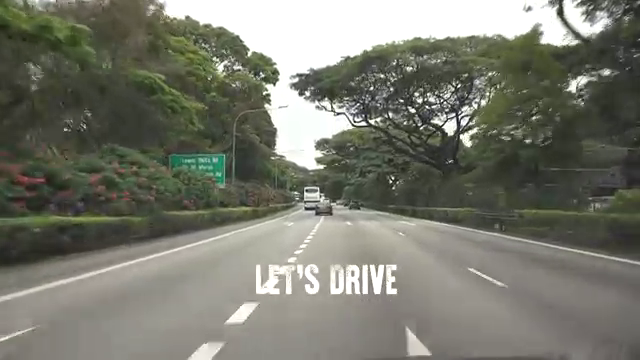
#> input picture images/SGRoad.jpg, 640 x 360 px, given in place of videoplayback.mp4, which was not available
$ python lanes.py
#> lines starting #> are read from the running program, lines starting #| are printed output that depends on the picture; after the words box and inside, x2 and y2 are one past the last pixel; in counts of white or black regions, pixels touching at a corner belong together; pictures that were not available may be replaced by others from this repository, and a replacement may not be noted
#> further down, frame is the input picture: shape (360, 640, 3); mean B, G, R 109.8, 121.2, 120
import cv2
import numpy as np
import os
import sys

def make_coordinates(image, line_parameters):
    """ Finds the x and y coordinates of the line
    """
    slope, intercept = line_parameters
    height = image.shape[0]
    width = image.shape[1]

    y1 = height
    y2 = int(y1*0.6)
    x1 = int((y1 - intercept)/slope)
    x2 = int((y2 - intercept)/slope)

    if x1 and x2 <= width and y1 and y2 <= height:
        return np.array([x1, y1, x2, y2])

def averaged_slope_intercept(image, lines):
    """ Finds the average of the left and right lane lines
    obtained from the Hough Transform
    """
    left_fit = []
    right_fit = []

    for line in lines:
        x1, y1, x2, y2 = line.reshape(4)
        parameters = np.polyfit((x1, x2), (y1, y2), 1)
        slope = parameters[0]
        intercept = parameters[1]

        if slope or intercept is not None:
            if slope < 0:
                left_fit.append((slope, intercept))
            else:
                right_fit.append((slope, intercept))

    if len(left_fit) and len(right_fit) is not 0:
        left_fit_average = np.average(left_fit, axis=0)
        left_line = make_coordinates(image, left_fit_average)
        right_fit_average = np.average(right_fit, axis=0)
        right_line = make_coordinates(image, right_fit_average)

        return np.array([left_line, right_line])

def canny(image):
    """ Takes in the clean image and apply canny filter for image processing
    """
    gray = cv2.cvtColor(image, cv2.COLOR_RGB2GRAY)
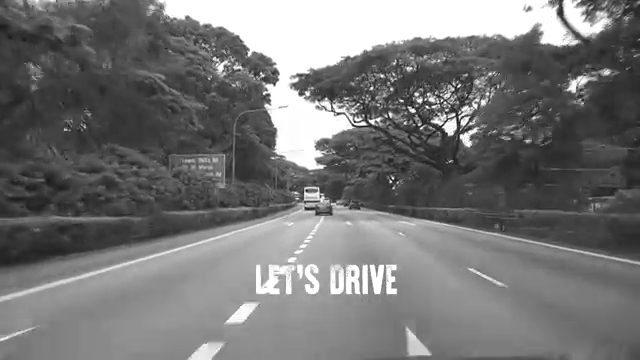
#> gray: shape (360, 640); min 5, max 255, mean 117.6
    blur = cv2.GaussianBlur(gray, (5, 5), 0)
    canny = cv2.Canny(blur, 50, 150)
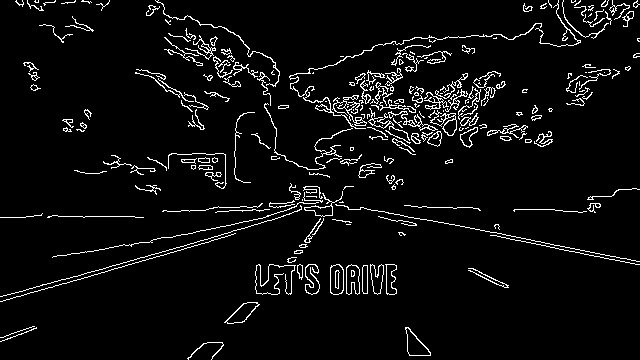
#> canny: shape (360, 640); 5.2% white in thin lines or dots

    return canny

def display_lines(image, lines):
    """ Displays the lines obtained from make_coordinates in a line_image for final image processing
    """
    line_image = np.zeros_like(image)

    if lines is not None:
        print(lines)
        for x1, y1, x2, y2 in lines:
            print(x1, y1, x2, y2)
            cv2.line(line_image, (x1, y1), (x2, y2), (255, 0, 0), 10)

    return line_image

def region_of_interest(image):
    """ Identify region of interest for lane detection
    """
    height, width = image.shape
#> height = 360; width = 640
    polygons = np.array([[(150, height), (610, height), (350, 170)]])
#> polygons = [[150, 360], [610, 360], [350, 170]]
    # polygons = np.array([[(200, height), (1100, height), (550, 250)]])
    mask = np.zeros_like(image)
    cv2.fillPoly(mask, polygons, 255)
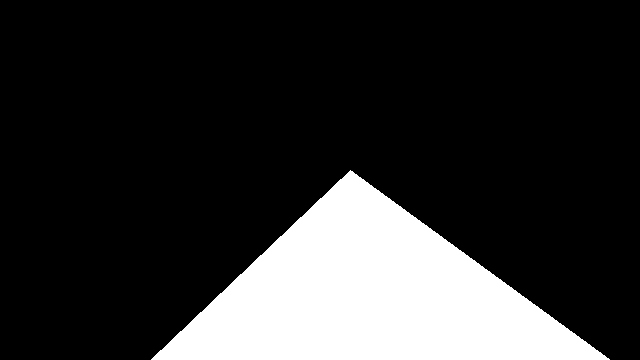
#> mask: shape (360, 640); 19% white; 1 white region, box (x1, y1, x2, y2) and area: (151, 170, 610, 360) 43740
    masked_image = cv2.bitwise_and(image, mask)
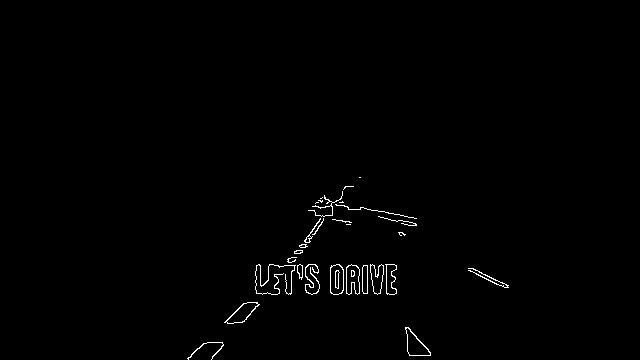
#> masked_image: shape (360, 640); 0.77% white in thin lines or dots, all inside (x1, y1, x2, y2) = (187, 177, 509, 360)

    return masked_image

def lane_detector(image):
    """ Lane detector wrapper function
    """

    lane_image = np.copy(image)
    canny_image = canny(lane_image)
    cropped_image = region_of_interest(canny_image)

    threshold = 75
    minLineLength = 15
    maxLineGap = 0

    lines = cv2.HoughLinesP(cropped_image, 2, np.pi/180, threshold=threshold, minLineLength=minLineLength, maxLineGap=maxLineGap)
#> lines = [[188, 358, 203, 343], [225, 322, 244, 303], [224, 322, 243, 303]]

    if lines is not None:
        averaged_lines = averaged_slope_intercept(lane_image, lines)
#> the loop in averaged_slope_intercept, `for line in lines:` made 3 passes
#> (x1, y1, x2, y2, parameters, intercept) on passes 1 to 3: (188, 358, 203, 343, [-1, 546], 546), (225, 322, 244, 303, [-1, 547], 547), (224, 322, 243, 303, [-1, 546], 546)
#> after the loop in averaged_slope_intercept, `for line in lines:`: left_fit = [(-1, 546), (-1, 547), (-1, 546)]; right_fit = []
        line_image = display_lines(lane_image, averaged_lines)
#> line_image: shape (360, 640, 3); every value is 0
        final_image = cv2.addWeighted(lane_image, 0.8, line_image, 1, 1)
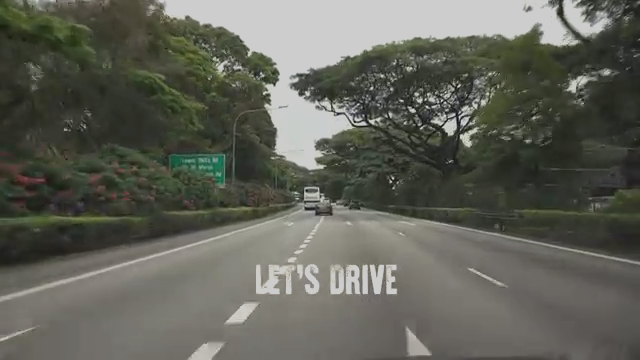
#> final_image: shape (360, 640, 3); mean B, G, R 88.9, 97.9, 97

        cv2.imshow("Result", final_image)
        cv2.waitKey(0)

"""
def video_detector(filename):

    cap = cv2.VideoCapture(filename)

    while(cap.isOpened()):
        _, frame = cap.read()
        canny_image = canny(frame)
        cropped_image = region_of_interest(canny_image)
        lines = cv2.HoughLinesP(cropped_image, 2, np.pi/180, 100, np.array([]), minLineLength=40, maxLineGap=5)
        averaged_lines = averaged_slope_intercept(frame, lines)
        line_image = display_lines(frame, averaged_lines)
        final_image = cv2.addWeighted(frame, 0.8, line_image, 1, 1)
        cv2.imshow("result", final_image)

        if cv2.waitKey(10) == ord('q'):
            break

    cap.release()
    cv2.destroyAllWindows()
"""
if __name__ == "__main__" :

    # filename = "images/test2.jpg"
    filename = "videos/videoplayback.mp4"

    if ".mp4" in filename:
        print("entered video")
        cap = cv2.VideoCapture(filename)
        while(cap.isOpened()):
            _, frame = cap.read()
            lane_detector(frame)
            if cv2.waitKey(10) == ord('q'):
#> (key q is pressed here)
                break

        cap.release()
        cv2.destroyAllWindows()

    elif ".jpg" in filename:
        print("entered iamge")
        image = cv2.imread(filename)
        lane_detector(image)

$ run again, on images/test2.jpg
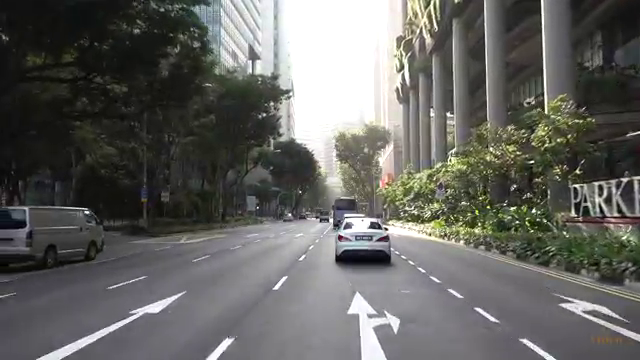
#> input picture images/test2.jpg, 640 x 360 px, given in place of videoplayback.mp4, which was not available
#> frame is the input picture: shape (360, 640, 3); mean B, G, R 97.1, 100.6, 100.7
#> in canny, `canny = cv2.Canny(blur, 50, 150)`:
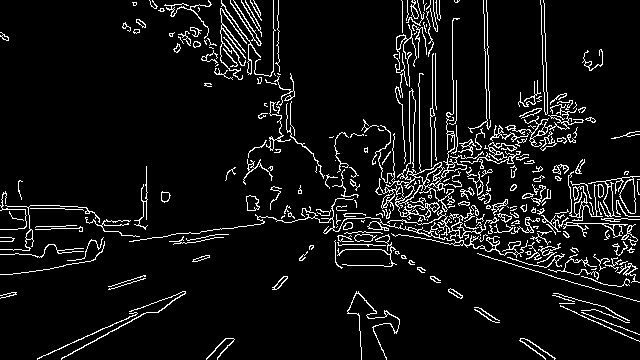
#> canny: shape (360, 640); 7.2% white in thin lines or dots
#> mask: shape (360, 640); 19% white; 1 white region, box (x1, y1, x2, y2) and area: (151, 170, 610, 360) 43740
#> masked_image: shape (360, 640); 0.93% white in thin lines or dots, all inside (x1, y1, x2, y2) = (206, 174, 556, 360)
#> lines = [[481, 309, 496, 319], [477, 310, 493, 321], [519, 340, 545, 358], [206, 359, 226, 338], [429, 239, 446, 243]]
#> the loop in averaged_slope_intercept, `for line in lines:` made 5 passes
#> (x1, y1, x2, y2, slope, intercept) on passes 1 to 5: (481, 309, 496, 319, 0.667, -11.67), (477, 310, 493, 321, 0.687, -17.94), (519, 340, 545, 358, 0.692, -19.31), (206, 359, 226, 338, -1.05, 575.3), (429, 239, 446, 243, 0.235, 138.1)
#> after the loop in averaged_slope_intercept, `for line in lines:`: left_fit = [(-1.05, 575.3)]; right_fit = [(0.667, -11.67), (0.687, -17.94), (0.692, -19.31), (0.235, 138.1)]
#> left_fit_average = [-1.05, 575.3]
#> in make_coordinates, `slope, intercept = line_parameters`: slope = -1.05; intercept = 575.3
#> in make_coordinates, `x1 = int((y1 - intercept)/slope)`: x1 = 205
#> in make_coordinates, `x2 = int((y2 - intercept)/slope)`: x2 = 342
#> left_line = [205, 360, 342, 216]
#> right_fit_average = [0.57, 22.29]
#> right_line = [592, 360, 339, 216]
#> averaged_lines = [[205, 360, 342, 216], [592, 360, 339, 216]]
#| [[205 360 342 216]
#|  [592 360 339 216]]
#> the loop in display_lines, `for x1, y1, x2, y2 in lines:` made 2 passes
#> (printed output is left out)
#> in lane_detector, `final_image = cv2.addWeighted(lane_image, 0.8, line_image, 1, 1)`:
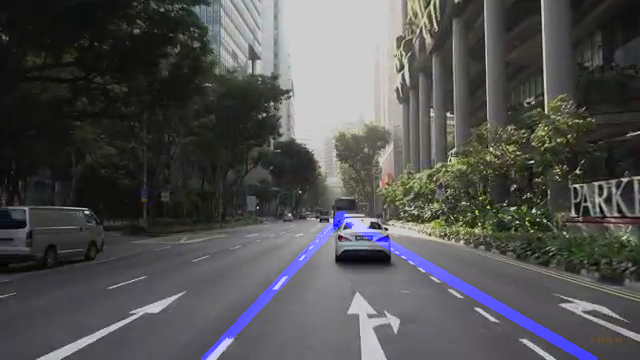
#> final_image: shape (360, 640, 3); mean B, G, R 81.8, 81.5, 81.6
